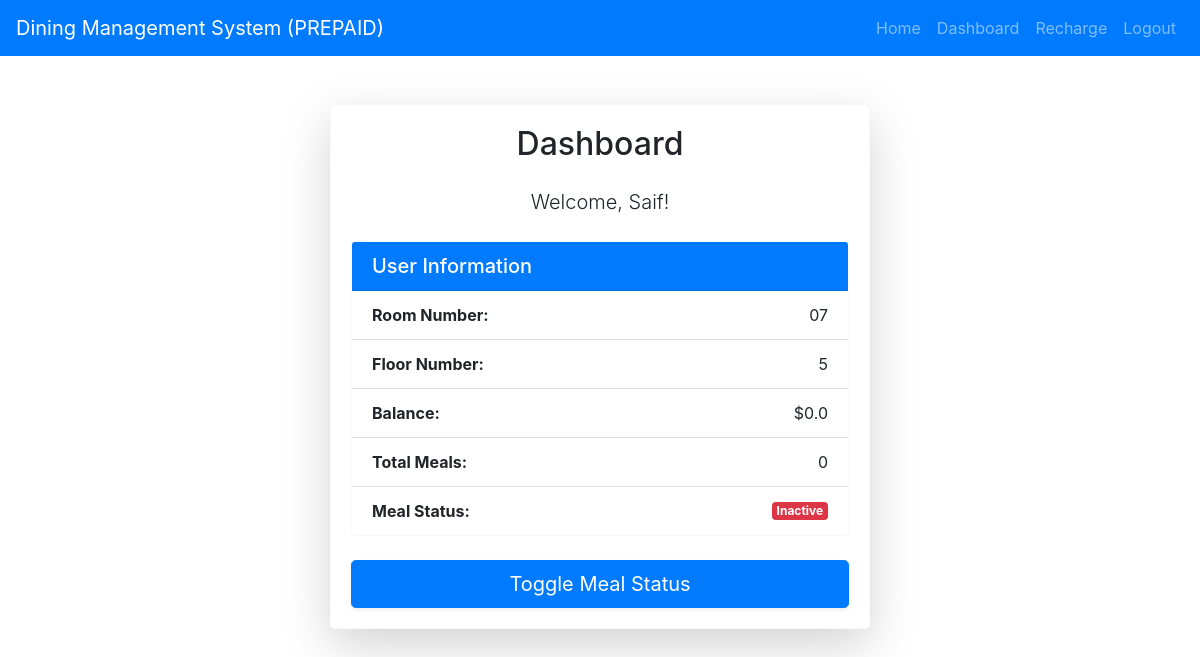
The app's page /dashboard (signed in) with its own data.
### models.py (models this page shows, shortened)
class User(UserMixin, db.Model):
    id = db.Column(db.Integer, primary_key=True)
    name = db.Column(db.String(100), nullable=False)
    phone = db.Column(db.String(10), unique=True, nullable=False)
    room_number = db.Column(db.String(5), nullable=False)
    floor_number = db.Column(db.String(2), nullable=False)
    balance = db.Column(db.Float, default=0)
    meal_status = db.Column(db.Boolean, default=False)
    total_meals = db.Column(db.Integer, default=0)
    password = db.Column(db.String(150), nullable=False)
    is_admin = db.Column(db.Boolean, default=False)
    is_dining_manager = db.Column(db.Boolean, default=False)

### app.py (the view)
@app.route('/dashboard')
@login_required
def dashboard():
    return render_template('dashboard.html', user=current_user)

### app.py (called while the page is built)
@login_manager.user_loader
def load_user(user_id):
    return User.query.get(int(user_id))

### templates/dashboard.html
{% extends 'base.html' %}
{% block content %}
<div class="container mt-5">
    <div class="row justify-content-center">
        <div class="col-lg-6">
            <div class="card border-light shadow-lg rounded-lg">
                <div class="card-body">
                    <h2 class="card-title mb-4 text-center">Dashboard</h2>
                    <div class="mb-4">
                        <p class="lead text-center">Welcome, {{ user.name }}!</p>
                    </div>
                    <div class="card mb-4 border-light">
                        <div class="card-header bg-primary text-white">
                            <h5 class="mb-0">User Information</h5>
                        </div>
                        <ul class="list-group list-group-flush">
                            <li class="list-group-item d-flex justify-content-between align-items-center">
                                <strong>Room Number:</strong>
                                <span>{{ user.room_number }}</span>
                            </li>
                            <li class="list-group-item d-flex justify-content-between align-items-center">
                                <strong>Floor Number:</strong>
                                <span>{{ user.floor_number }}</span>
                            </li>
                            <li class="list-group-item d-flex justify-content-between align-items-center">
                                <strong>Balance:</strong>
                                <span>${{ user.balance }}</span>
                            </li>
                            <li class="list-group-item d-flex justify-content-between align-items-center">
                                <strong>Total Meals:</strong>
                                <span>{{ user.total_meals }}</span>
                            </li>
                            <li class="list-group-item d-flex justify-content-between align-items-center">
                                <strong>Meal Status:</strong>
                                <span class="badge {{ 'badge-success' if user.meal_status else 'badge-danger' }}">{{ 'Active' if user.meal_status else 'Inactive' }}</span>
                            </li>
                        </ul>
                    </div>
                    <form method="POST" action="{{ url_for('update_meal_status') }}">
                        <button type="submit" class="btn btn-primary btn-lg btn-block shadow-sm">Toggle Meal Status</button>
                    </form>
                </div>
            </div>
        </div>
    </div>
</div>
{% endblock %}

### static/styles.css (style rules this page uses)
body { font-family: Arial, sans-serif; }
.container { max-width: 1200px; margin: auto; }
.card { border-radius: 10px; }
.card-header { border-bottom: 1px solid #e9ecef; }
.btn-primary { font-size: 1rem; font-weight: 500; }

### records on screen
User: name "Saif", room_number "07", floor_number "5", balance "0.0", total_meals "0", meal_status "Inactive"
